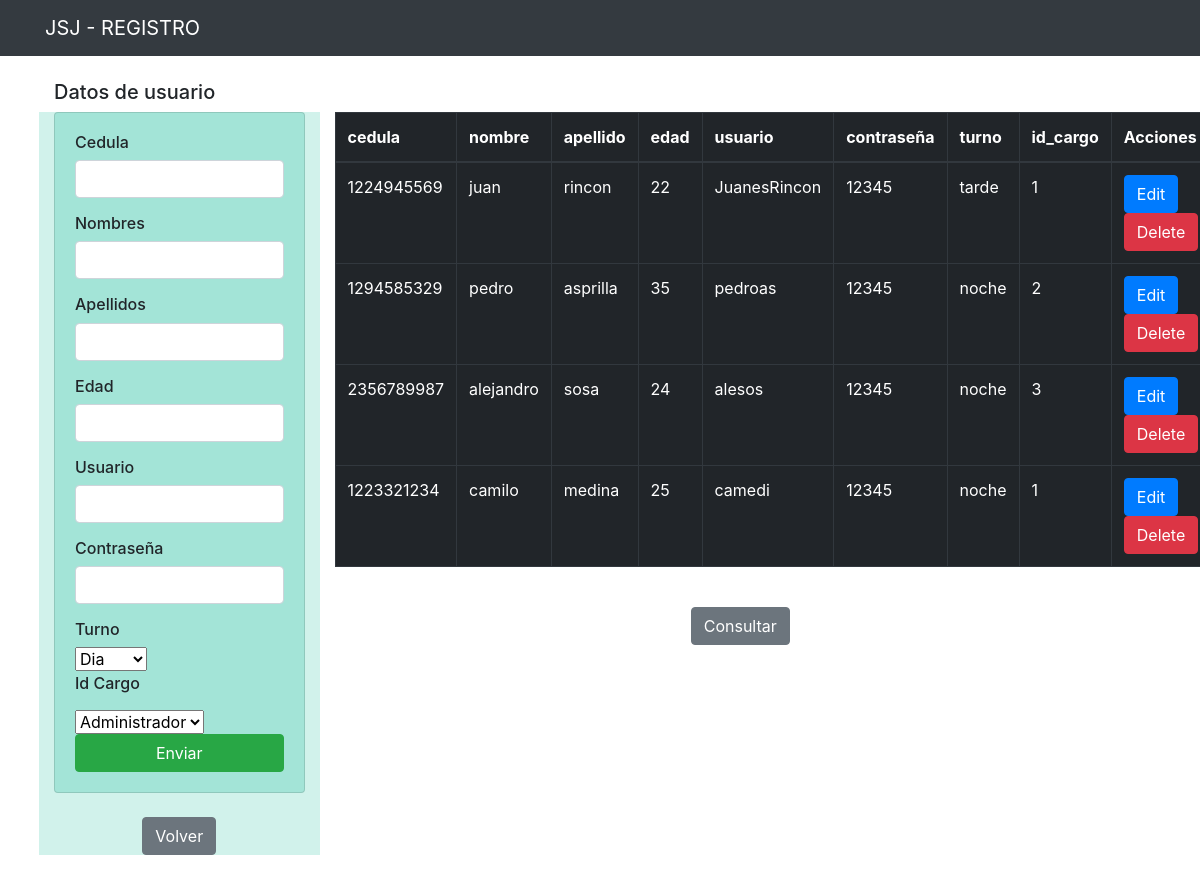
The app's page /admin/index.php with its own data.
### tables this page shows
CREATE TABLE `personal` (
  `id` int(11) NOT NULL,
  `cedula` varchar(50) NOT NULL,
  `nombre` varchar(250) NOT NULL,
  `apellido` varchar(250) NOT NULL,
  `edad` int(11) NOT NULL,
  `usuario` varchar(250) NOT NULL,
  `contraseña` varchar(250) NOT NULL,
  `turno` varchar(10) NOT NULL,
  `id_cargo` int(11) NOT NULL
);

### admin/index.php (the view, shortened to what this page needs)
<?php include("db.php")
 ?>
<?php include("include/header.php") ?>
<div class="container p-4">
	<h5>Datos de usuario</h5>
	<div class="row">
		<div class="col-md-3" style="background-color:#D1F2EB">
			<div class="card card-body" style="background-color:#A3E4D7">
				<form action="save_task.php" method="POST">
				<h6>Cedula</h6>
					<div class="form-group">
						<input type="number" name="cedula" class="form-control" placeholder="" required
						minlength="10" maxlength="10" autofocus>
					</div>
					<div class="form-group">
						<h6>Nombres</h6>
						<input type="text" name="nombre" class="form-control" placeholder="" required
						minlength="4" autofocus>
					</div>
					<div class="form-group">
						<h6>Apellidos</h6>
						<input type="text" name="apellido" class="form-control" placeholder="" required
						minlength="4" maxlength="10" autofocus>
					</div>
					<h6>Edad</h6>
					<div class="form-group">
						<input type="number" name="edad" class="form-control" placeholder="" required
						minlength="3" maxlength="3" autofocus>
					</div>
					<h6>Usuario</h6>
					<div class="form-group">
					<input type="text" name="usuario" class="form-control" placeholder="" required
						minlength="3" maxlength="15" autofocus>
					</div>
					<h6>Contraseña</h6>
					<div class="form-group">
					<input type="text" name="contraseña" class="form-control" placeholder="" required
						minlength="5" maxlength="20" autofocus>
					</div>
					<h6>Turno</h6>
					<select name="id_cargo" class="id_cargo">
            		<option value="1">Dia</option>
					</select><br>
					<label> <h6>Id Cargo</h6></label><br>
        			<select name="id_cargo" class="id_cargo">
            		<option value="1">Administrador</option>
					</select><br>
					<input type="submit" class="btn btn-success btn-block" name="save_task" value="Enviar">
				</form>
			</div>
			<center><br><a class="btn btn-secondary" href="admin.php" role="button">Volver</a></center>
		</div>
		<div class="col-md-9">
			<table class="table table-bordered table-dark">
				<thead>
					<tr>
						<th>cedula</th>
						<th>nombre</th>
						<th>apellido</th>
						<th>edad</th>
						<th>usuario</th>
						<th>contraseña</th>
						<th>turno</th>
						<th>id_cargo</th>
						<th>Acciones</th>
					</tr>
				</thead >
				<tbody>
					<?php
					$query = "SELECT * FROM personal";
					$result_tasks = mysqli_query($conn, $query);
					while ($row = mysqli_fetch_array($result_tasks)) { ?>
						<tr>
							<td><?php echo $row['cedula'] ?></td>
							<td><?php echo $row['nombre'] ?></td>
							<td><?php echo $row['apellido'] ?></td>
							<td><?php echo $row['edad'] ?></td>
							<td><?php echo $row['usuario'] ?></td>
							<td><?php echo $row['contraseña'] ?></td>
							<td><?php echo $row['turno'] ?></td>
							<td><?php echo $row['id_cargo'] ?></td>
							<td>
								<a href="edit.php?cedula=<?php echo $row['cedula']?>" class ="btn btn-primary">
									Edit
								</a>
								<a href="delete_task.php?cedula=<?php echo $row['cedula']?>" class ="btn btn-danger">
									Delete
								</a>
							</td>
						</tr>
					<?php } ?>
				</tbody>
			</table>
			<center><br><a class="btn btn-secondary" href="buscar.php" role="button">Consultar</a></center>
		</div>
	</div>
</div>
<?php include("include/footer.php") ?>

### records on screen
personal: cedula "1224945569", nombre "juan", apellido "rincon", edad "22", usuario "JuanesRincon", contraseña "12345", turno "tarde", id_cargo "1"
personal: cedula "1294585329", nombre "pedro", apellido "asprilla", edad "35", usuario "pedroas", contraseña "12345", turno "noche", id_cargo "2"
personal: cedula "2356789987", nombre "alejandro", apellido "sosa", edad "24", usuario "alesos", contraseña "12345", turno "noche", id_cargo "3"
personal: cedula "1223321234", nombre "camilo", apellido "medina", edad "25", usuario "camedi", contraseña "12345", turno "noche", id_cargo "1"
